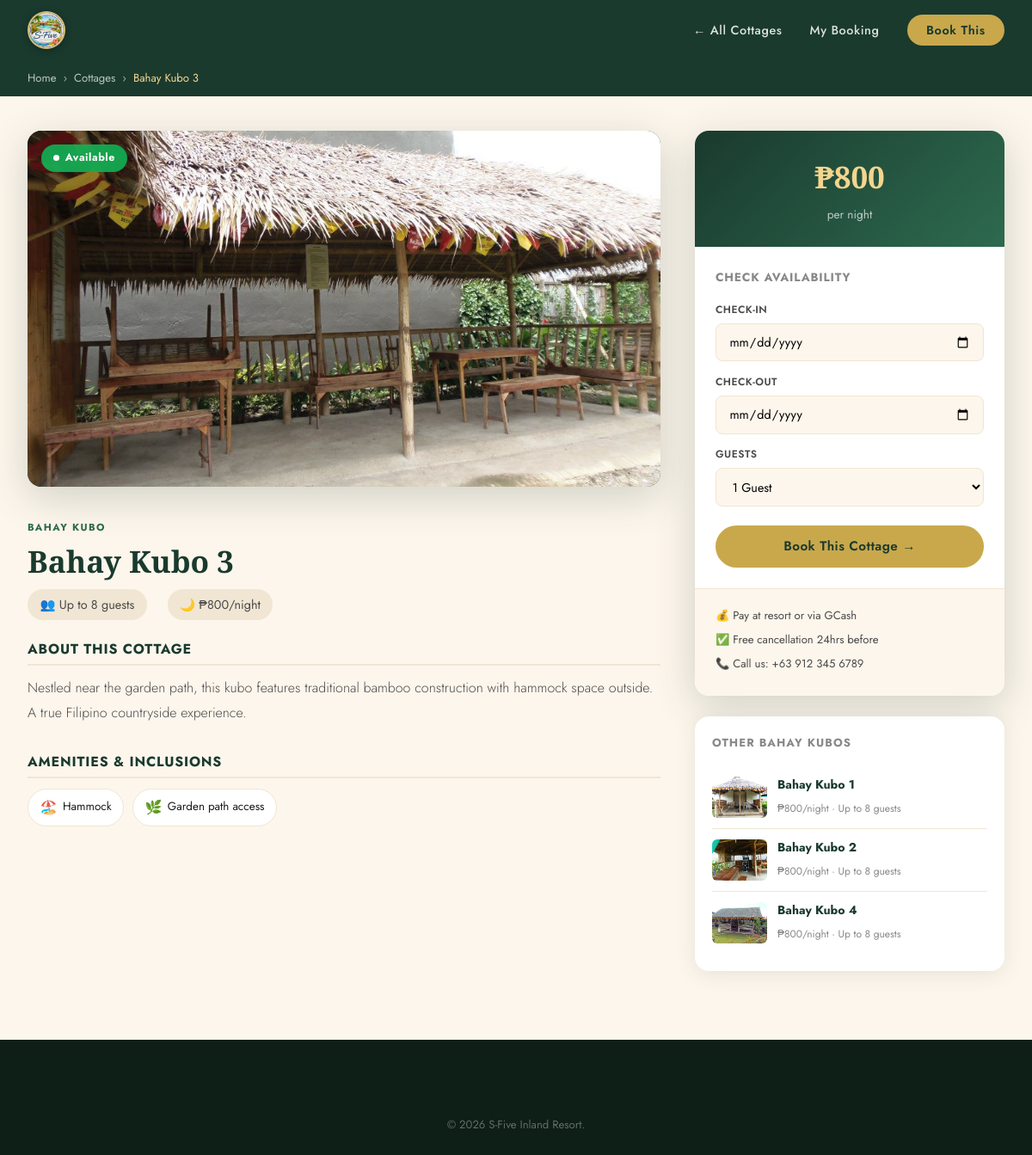
The app's page /cottage.php?id=3 with its own data.
### tables this page shows
CREATE TABLE `cottages` (
  `id` int(11) NOT NULL AUTO_INCREMENT,
  `name` varchar(100) NOT NULL,
  `category` enum('Bahay Kubo','Open Cottage','Kubo Premium') DEFAULT 'Bahay Kubo',
  `description` text DEFAULT NULL,
  `price_per_night` decimal(10,2) NOT NULL,
  `capacity` int(11) NOT NULL,
  `images` text DEFAULT NULL,
  `amenities` text DEFAULT NULL,
  `is_available` tinyint(1) DEFAULT 1,
  `created_at` timestamp NOT NULL DEFAULT current_timestamp(),
  PRIMARY KEY (`id`)
);

CREATE TABLE `cottage_images` (
  `id` int(11) NOT NULL AUTO_INCREMENT,
  `cottage_id` int(11) NOT NULL,
  `filename` varchar(255) NOT NULL,
  `label` varchar(50) DEFAULT 'Photo',
  `sort_order` int(11) DEFAULT 0,
  `uploaded_at` timestamp NOT NULL DEFAULT current_timestamp(),
  PRIMARY KEY (`id`),
  KEY `cottage_id` (`cottage_id`),
  CONSTRAINT `cottage_images_ibfk_1` FOREIGN KEY (`cottage_id`) REFERENCES `cottages` (`id`) ON DELETE CASCADE
);

### cottage.php (the view, shortened to what this page needs)
<?php
$db = getDB();
$id = (int)($_GET['id'] ?? 0);
$stmt = $db->prepare("SELECT * FROM cottages WHERE id = ? AND is_available = 1");
$stmt->execute([$id]);
$cottage = $stmt->fetch();
$related = $db->prepare("SELECT * FROM cottages WHERE category=? AND id!=? AND is_available=1 LIMIT 3");
$related->execute([$cottage['category'], $id]);
$related = $related->fetchAll();
$type_map = ['Bahay Kubo'=>'bahay_kubo','Open Cottage'=>'open_cottage','Kubo Premium'=>'kubo_premium'];
$img_type = $type_map[$cottage['category']] ?? 'bahay_kubo';
$photo_stmt = $db->prepare("SELECT filename FROM cottage_images WHERE cottage_id=? ORDER BY sort_order ASC LIMIT 1");
$photo_stmt->execute([$id]);
$photo_row  = $photo_stmt->fetch();
$single_img = $photo_row
    ? "uploads/cottages/" . $photo_row['filename']
    : "images/cottage_placeholder.php?type={$img_type}&name=" . urlencode($cottage['name']) . "&n={$id}";
$amenities_list = array_map('trim', explode(',', $cottage['amenities']));
?>
<!DOCTYPE html>
<html lang="en">
<head>
    <link rel="stylesheet" href="css/style.css">
    <link rel="stylesheet" href="css/cottage.css">
</head>
<body>
<nav class="navbar navbar-light" id="navbar">
    <div class="nav-container">
        <a href="index.php" class="nav-logo"><img src="images/sfive_logo.jpg" alt="S-Five Inland Resort" class="nav-logo-img"></a>
        <ul class="nav-links">
            <li><a href="index.php#cottages">← All Cottages</a></li>
            <li><a href="check_booking.php">My Booking</a></li>
            <li><a href="booking.php?cottage_id=<?= $id ?>" class="btn-nav">Book This</a></li>
        </ul>
    </div>
</nav>
<div class="cottage-detail-page">
    <div class="breadcrumb-bar">
        <div class="container">
            <a href="index.php">Home</a> <span>›</span>
            <a href="index.php#cottages">Cottages</a> <span>›</span>
            <span><?= htmlspecialchars($cottage['name']) ?></span>
        </div>
    </div>
    <div class="container cottage-detail-layout">
        <div class="cottage-detail-main">
            <div class="gallery-main single-photo">
                <img src="<?= $single_img ?>"
                     alt="<?= htmlspecialchars($cottage['name']) ?>"
                     class="main-photo" id="mainPhotoImg">
                <div class="avail-ribbon available-ribbon">
                    <span class="avail-dot"></span> Available
                </div>
            </div>
            <div class="cottage-detail-info">
                <div class="cdi-header">
                    <div class="cdi-cat-tag"><?= $cottage['category'] ?></div>
                    <h1><?= htmlspecialchars($cottage['name']) ?></h1>
                    <div class="cdi-meta">
                        <span>👥 Up to <?= $cottage['capacity'] ?> guests</span>
                        <span>🌙 ₱<?= number_format($cottage['price_per_night'], 0) ?>/night</span>
                    </div>
                </div>
                <div class="cdi-desc">
                    <h3>About this Cottage</h3>
                    <p><?= htmlspecialchars($cottage['description']) ?></p>
                </div>
                <div class="cdi-amenities">
                    <h3>Amenities & Inclusions</h3>
                    <div class="amenities-list">
                        <?php foreach ($amenities_list as $a): ?>
                        <div class="amenity-chip">
                            <span class="chip-icon">
                                <?php
                                $icons_map = [
                                    'Fan'=>'🌀','Aircon'=>'❄️','Air conditioning'=>'❄️','Split-type Aircon'=>'❄️','Central Aircon'=>'❄️',
                                    'Bathroom'=>'🚿','Hot'=>'🚿','shower'=>'🚿','Jacuzzi'=>'🛁',
                                    'Bed'=>'🛏️','King bed'=>'🛏️','Queen beds'=>'🛏️','bedding'=>'🛏️',
                                    'TV'=>'📺','Smart TV'=>'📺',
                                    'ref'=>'🧊','Mini ref'=>'🧊','Mini bar'=>'🧊',
                                    'BBQ'=>'🔥','grill'=>'🔥',
                                    'Parking'=>'🅿️',
                                    'Fan'=>'🌀','Electric Fan'=>'🌀',
                                    'Veranda'=>'🌿','Garden'=>'🌿',
                                    'tables'=>'🪑','chairs'=>'🪑',
                                    'lighting'=>'💡','lights'=>'💡',
                                    'Sound'=>'🔊','system'=>'🔊',
                                    'Mosquito'=>'🦟','net'=>'🦟',
                                    'view'=>'🏔️','View'=>'🏔️',
                                    'Breakfast'=>'🍳',
                                    'Hammock'=>'🏖️',
                                    'Balcony'=>'🌅',
                                ];
                                $chip_icon = '✅';
                                foreach ($icons_map as $kw => $ico) {
                                    if (stripos($a, $kw) !== false) { $chip_icon = $ico; break; }
                                }
                                echo $chip_icon;
                                ?>
                            </span>
                            <?= htmlspecialchars(trim($a)) ?>
                        </div>
                        <?php endforeach; ?>
                    </div>
                </div>
            </div>
        </div>
        <div class="cottage-detail-sidebar">
            <div class="booking-panel">
                <div class="bp-price">
                    <strong>₱<?= number_format($cottage['price_per_night'], 0) ?></strong>
                    <span>per night</span>
                </div>
                <div class="bp-quick-form">
                    <h4>Check Availability</h4>
                    <form action="booking.php" method="GET">
                        <div class="bp-field">
                            <label>Check-in</label>
                            <input type="date" name="check_in" min="<?= date('Y-m-d') ?>" required>
                        </div>
                        <div class="bp-field">
                            <label>Check-out</label>
                            <input type="date" name="check_out" min="<?= date('Y-m-d', strtotime('+1 day')) ?>" required>
                        </div>
                        <div class="bp-field">
                            <label>Guests</label>
                            <select name="guests">
                                <?php for($i=1;$i<=$cottage['capacity'];$i++): ?>
                                <option value="<?=$i?>"><?=$i?> <?=$i==1?'Guest':'Guests'?></option>
                                <?php endfor; ?>
                            </select>
                        </div>
                        <button type="submit" class="btn-primary" style="width:100%;margin-top:0.5rem;">
                            Book This Cottage →
                        </button>
                    </form>
                </div>
                <div class="bp-notes">
                    <p>💰 Pay at resort or via GCash</p>
                    <p>✅ Free cancellation 24hrs before</p>
                    <p>📞 Call us: +63 912 345 6789</p>
                </div>
            </div>
            <?php if (!empty($related)): ?>
            <div class="related-cottages">
                <h4>Other <?= $cottage['category'] ?>s</h4>
                <?php foreach ($related as $r):
                    $rt = $type_map[$r['category']] ?? 'bahay_kubo';
                    $rp = $db->prepare("SELECT filename FROM cottage_images WHERE cottage_id=? ORDER BY sort_order ASC LIMIT 1");
                    $rp->execute([$r['id']]);
                    $rf = $rp->fetchColumn();
                    $r_img = $rf ? "uploads/cottages/$rf" : "images/cottage_placeholder.php?type={$rt}&n={$r['id']}";
                ?>
                <a href="cottage.php?id=<?= $r['id'] ?>" class="related-card">
                    <img src="<?= $r_img ?>"
                         alt="<?= htmlspecialchars($r['name']) ?>">
                    <div class="related-info">
                        <strong><?= htmlspecialchars($r['name']) ?></strong>
                        <span>₱<?= number_format($r['price_per_night'],0) ?>/night · Up to <?= $r['capacity'] ?> guests</span>
                    </div>
                </a>
                <?php endforeach; ?>
            </div>
            <?php endif; ?>
        </div>
    </div>
</div>
<footer class="footer">
    <div class="footer-bottom"><p>&copy; <?= date('Y') ?> S-Five Inland Resort.</p></div>
</footer>
</body>
</html>

### css/style.css (style rules this page uses)
:root { --green-deep: #1a3a2e; --green-mid: #2d6a4f; --green-light: #74c69d; --gold: #c9a84c; --gold-light: #f4d58d; --earth: #8b5e3c; --cream: #fdf6ec; --cream-dark: #f0e6d3; --white: #ffffff; --text-dark: #1c1c1c; --text-mid: #4a4a4a; --text-light: #888; --shadow-soft: 0 4px 24px rgba(26,58,46,0.10); --shadow-deep: 0 12px 48px rgba(26,58,46,0.20); --radius: 16px; --radius-sm: 8px; }
*, *::before, *::after { box-sizing: border-box; margin: 0; padding: 0; }
html { scroll-behavior: smooth; }
body { font-family: 'Jost', sans-serif; color: var(--text-dark); background: var(--cream); font-weight: 400; line-height: 1.7; overflow-x: hidden; }
h1, h2, h3 { font-family: 'Playfair Display', serif; line-height: 1.2; }
a { text-decoration: none; color: inherit; }
ul { list-style: none; }
img { max-width: 100%; }
.container { max-width: 1200px; margin: 0 auto; padding: 0 2rem; }
.navbar { position: fixed; top: 0; left: 0; right: 0; z-index: 1000; padding: 1.2rem 0; transition: all 0.4s ease; }
.navbar.navbar-light { background: var(--green-deep); padding: 0.8rem 0; }
.nav-container { max-width: 1200px; margin: 0 auto; padding: 0 2rem; display: flex; align-items: center; justify-content: space-between; }
.nav-logo { display: flex; align-items: center; gap: 0.6rem; color: var(--white); }
.nav-links { display: flex; align-items: center; gap: 2rem; }
.nav-links a { color: rgba(255,255,255,0.85); font-size: 0.9rem; font-weight: 500; letter-spacing: 0.04em; transition: color 0.2s; }
.btn-nav { background: var(--gold); color: var(--green-deep) !important; padding: 0.5rem 1.4rem; border-radius: 50px; font-weight: 600 !important; transition: background 0.2s, transform 0.2s !important; }
.btn-primary { display: inline-block; background: var(--gold); color: var(--green-deep); padding: 0.85rem 2rem; border-radius: 50px; font-weight: 600; font-size: 0.95rem; letter-spacing: 0.03em; transition: all 0.3s ease; cursor: pointer; border: none; font-family: 'Jost', sans-serif; }
.footer { background: #0d1f17; padding: 4rem 0 0; }
.footer-bottom { text-align: center; padding: 1.5rem; color: rgba(255,255,255,0.35); font-size: 0.82rem; }
.avail-dot { width: 7px; height: 7px; border-radius: 50%; background: currentColor; animation: pulse-dot 1.5s ease-in-out infinite; }
.nav-logo-img { width: 44px; height: 44px; border-radius: 50%; object-fit: cover; object-position: center; border: 2px solid rgba(201,168,76,0.7); box-shadow: 0 2px 10px rgba(0,0,0,0.25); flex-shrink: 0; transition: transform 0.3s, border-color 0.3s; }
.nav-logo-img { width: 44px; height: 44px; border-radius: 50%; object-fit: cover; object-position: center center; transform-origin: center; border: 2px solid rgba(201,168,76,0.75); box-shadow: 0 2px 10px rgba(0,0,0,0.3); flex-shrink: 0; display: block; transition: transform 0.3s ease, border-color 0.3s ease; background: #fff; }

### records on screen
cottages: name "Bahay Kubo 3", category "BAHAY KUBO", capacity "8", price_per_night "800", description "Nestled near the garden path, this kubo features traditional bamboo construction with hammock space outside. A true Filipino countryside experience.", amenities "Hammock", amenities "Garden path access"
cottage_images: filename (picture)
cottages: cottage_images.filename (picture), name "Bahay Kubo 1", price_per_night "800", capacity "8"
cottages: cottage_images.filename (picture), name "Bahay Kubo 2", price_per_night "800", capacity "8"
cottages: cottage_images.filename (picture), name "Bahay Kubo 4", price_per_night "800", capacity "8"

### other values on screen
$chip_icon "🏖️"
$chip_icon "🌿"
form field guests "1 Guest"
